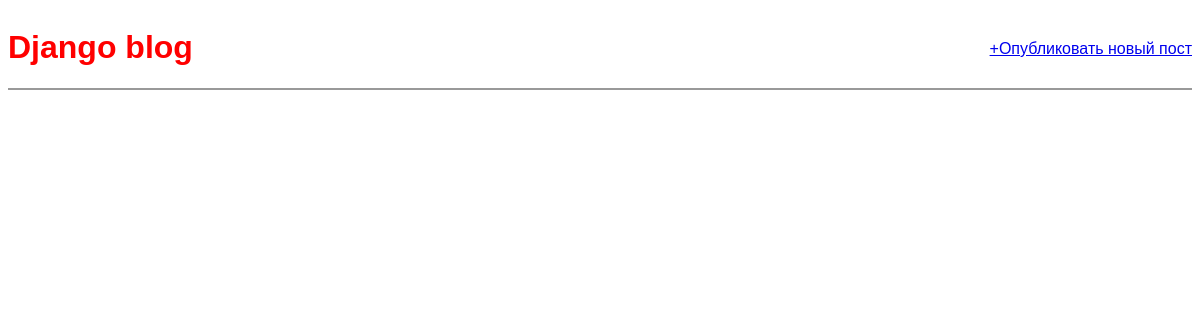
The app's page /, older data.
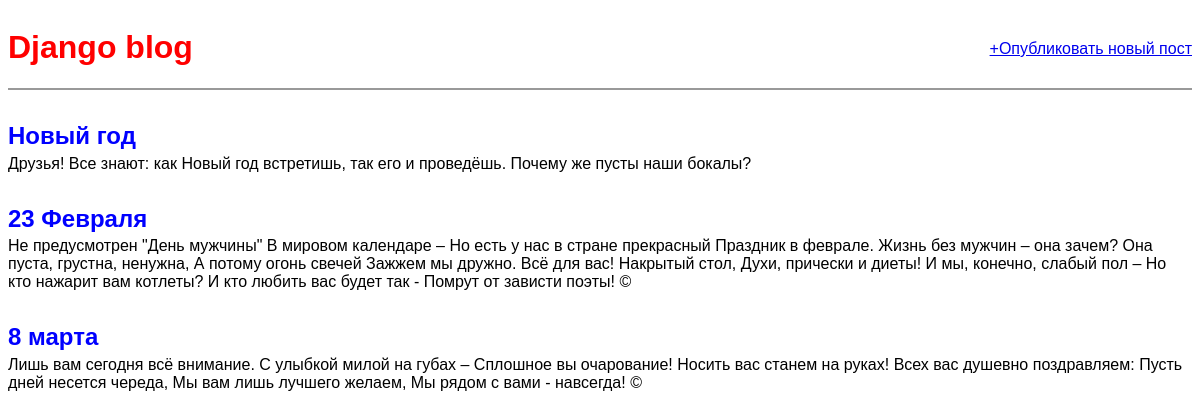
The same page, newer data.
### blog/models.py (models this page shows, shortened)
class Post(models.Model):
	title = models.CharField(max_length=200)
	author = models.ForeignKey('auth.user', on_delete=models.CASCADE)
	body = models.TextField()
	class Meta:
		verbose_name='Пост'
		verbose_name_plural = 'Посты'

### blog/views.py (the view)
# urls.py: path('', views.BlogListView.as_view(), name='home'),
class BlogListView(ListView):
	model = Post
	template_name = 'home.html'

### templates/home.html
{% extends 'base.html' %}
{% block content %}
	{% for post in object_list %}
		<div class ='post-entry'>
			<h2><a href="{% url 'post_detail' post.id %}">{{post.title}}</a></h2>
			<p>{{post.body}}</p>
		</div>
	{% endfor %}
{% endblock content %}

Row changes from the older to the newer data that the page shows:
added Post: title "Новый год", body "Друзья! Все знают: как Новый год встретишь, так его и проведёшь. Почему же пусты наши бокалы?"
added Post: title "23 Февраля", body "Не предусмотрен \"День мужчины\" В мировом календаре – Но есть у нас в стране прекрасный Праздник в феврале. Жизнь без мужчин – она зачем? Она пуста, грустна, ненужна, А потому огонь свечей Зажжем мы дружно. Всё для вас! Накрытый стол, Духи, прически и диеты! И мы, конечно, слабый пол – Но кто нажарит вам котлеты? И кто любить вас будет так - Помрут от зависти поэты! ©"
added Post: title "8 марта", body "Лишь вам сегодня всё внимание. С улыбкой милой на губах – Сплошное вы очарование! Носить вас станем на руках! Всех вас душевно поздравляем: Пусть дней несется череда, Мы вам лишь лучшего желаем, Мы рядом с вами - навсегда! ©"
